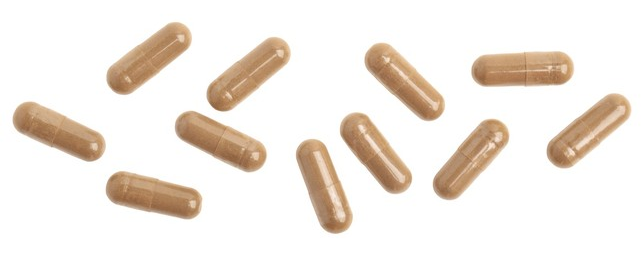
#> input picture assets/remedio.png, 643 x 255 px
$ python counter.py
#> lines starting #> are read from the running program, lines starting #| are printed output that depends on the picture; after the words box and inside, x2 and y2 are one past the last pixel; in counts of white or black regions, pixels touching at a corner belong together
import cv2
import numpy as np


def contador_medicamentos_final(caminho_imagem):
#> called with caminho_imagem = 'assets/remedio.png'
    img = cv2.imread(caminho_imagem)
#> img is the input picture: shape (255, 643, 3); mean B, G, R 226, 233.5, 241.2
    if img is None:
        print("Erro ao carregar imagem.")
        return

    img = cv2.resize(img, (800, 600))
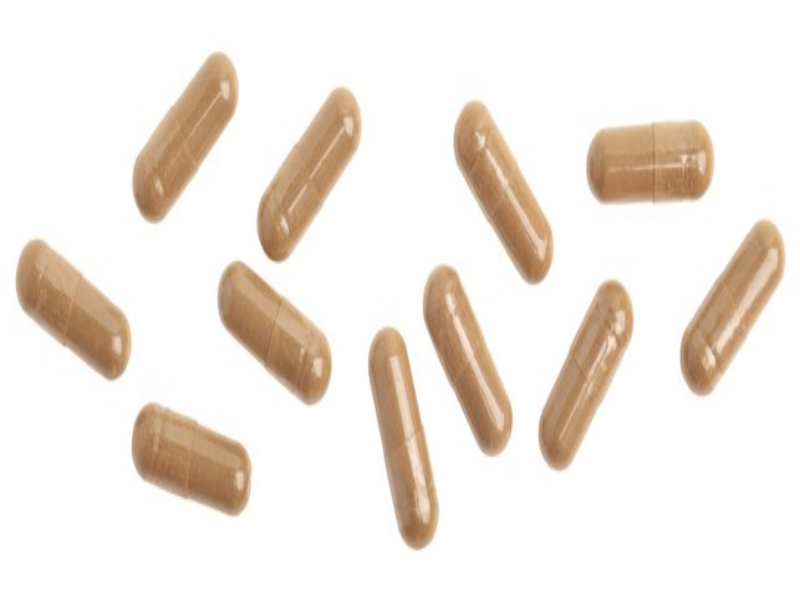
#> img: shape (600, 800, 3); mean B, G, R 225.9, 233.4, 241.2

    gray = cv2.cvtColor(img, cv2.COLOR_BGR2GRAY)
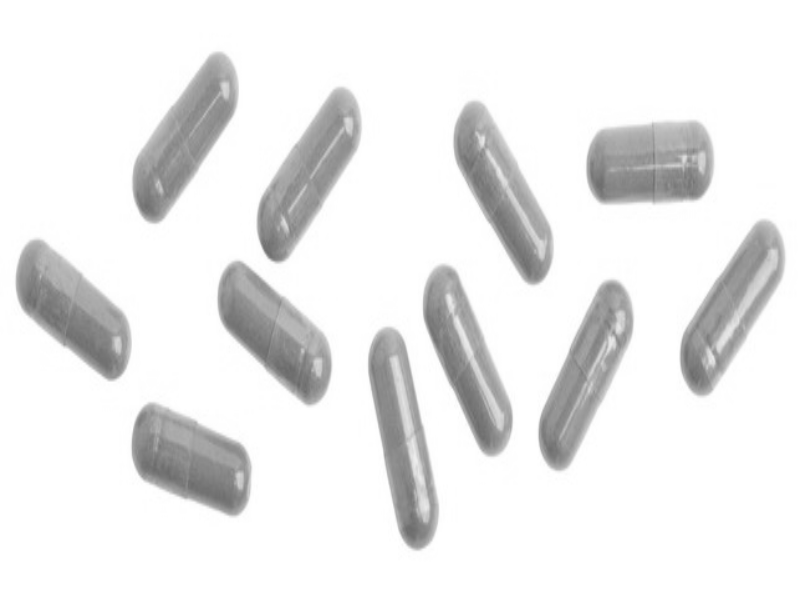
#> gray: shape (600, 800); min 105, max 255, mean 234.9
    clahe = cv2.createCLAHE(clipLimit=2.0, tileGridSize=(8, 8))
    gray_clahe = clahe.apply(gray)
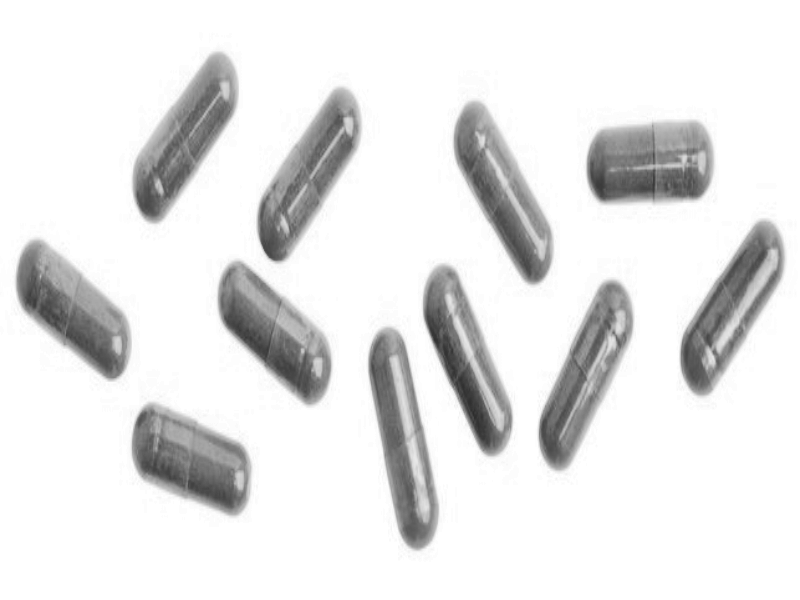
#> gray_clahe: shape (600, 800); min 44, max 255, mean 230.3

    blurred = cv2.GaussianBlur(gray_clahe, (7, 7), 0)

    _, thresh = cv2.threshold(blurred, 0, 255, cv2.THRESH_BINARY_INV + cv2.THRESH_OTSU)
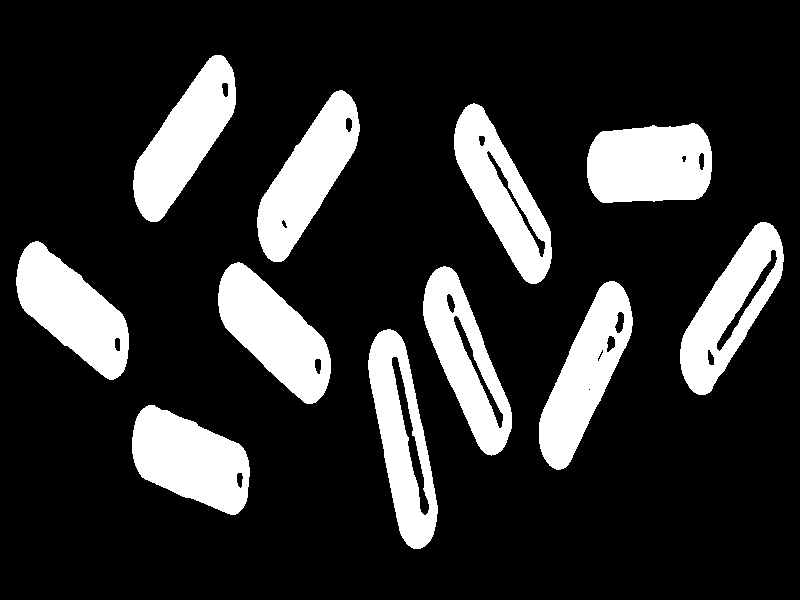
#> thresh: shape (600, 800); 18.5% white; 11 white regions, largest, box (x1, y1, x2, y2) and area: (587, 123, 712, 203) 8567, (132, 405, 250, 515) 8365, (218, 262, 331, 404) 8344

    kernel = np.ones((3, 3), np.uint8)
    thresh = cv2.morphologyEx(thresh, cv2.MORPH_OPEN, kernel, iterations=2)
#> thresh: shape (600, 800); 18.5% white; 11 white regions, largest, box (x1, y1, x2, y2) and area: (587, 124, 712, 203) 8556, (132, 405, 250, 515) 8365, (218, 263, 331, 404) 8341

    kernel_erosao = np.ones((5, 5), np.uint8)
    thresh = cv2.erode(thresh, kernel_erosao, iterations=2)
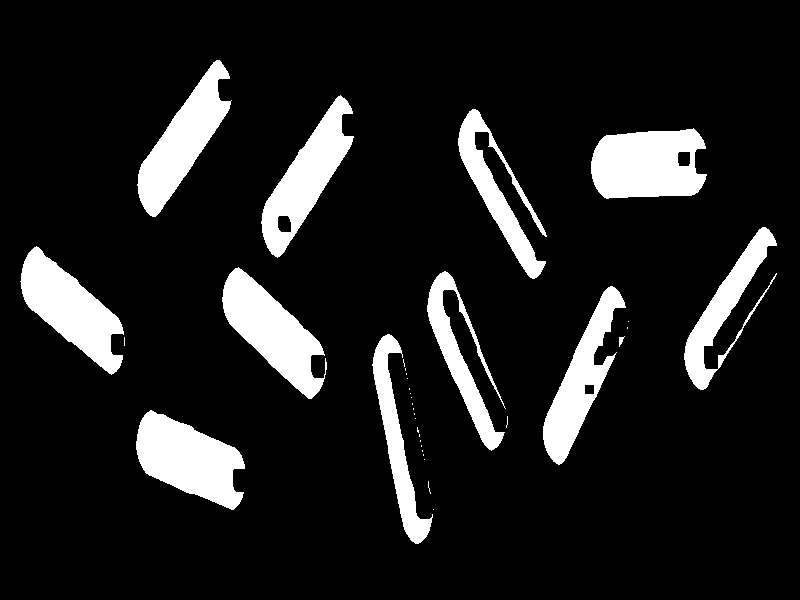
#> thresh: shape (600, 800); 12% white; 36 white regions (24 under 20 px)

    cnts, _ = cv2.findContours(thresh, cv2.RETR_EXTERNAL, cv2.CHAIN_APPROX_SIMPLE)
#> cnts = 36 contours, 24 with area under 20; largest, box (x1, y1, x2, y2) and area: (591, 128, 707, 199) 6605, (136, 410, 245, 510) 6258, (222, 267, 327, 399) 5970, (20, 246, 124, 375) 5907, (261, 95, 354, 258) 5722

    output = img.copy()

    contador = 0
    for c in cnts:
        area = cv2.contourArea(c)

        if area > 200:
            contador += 1

            rect = cv2.minAreaRect(c)
            center, size, angle = rect

            expanded_size = (size[0] + 12, size[1] + 12)
            expanded_rect = (center, expanded_size, angle)

            box = cv2.boxPoints(expanded_rect)
            box = np.int32(box)

            cv2.drawContours(output, [box], 0, (255, 200, 50), 2, cv2.LINE_AA)

            cX, cY = int(center[0]), int(center[1])
            cv2.circle(output, (cX, cY), 3, (255, 255, 255), -1, cv2.LINE_AA)
            cv2.circle(output, (cX, cY), 4, (255, 200, 50), 1, cv2.LINE_AA)

            texto = f"{contador}"
            font = cv2.FONT_HERSHEY_DUPLEX
            escala = 0.6
            espessura = 1

            (tw, th), _ = cv2.getTextSize(texto, font, escala, espessura)
            tx = cX - (tw // 2)
            ty = cY - int(max(expanded_size) // 2) - 15

            pad = 5
            cv2.rectangle(output, (tx - pad, ty - th - pad), (tx + tw + pad, ty + pad), (30, 30, 30), -1)

            cv2.putText(output, texto, (tx, ty), font, escala, (255, 255, 255), espessura, cv2.LINE_AA)
#> this loop made 36 passes
#> (area, size, angle, expanded_rect, box, cX, cY, texto) on passes 13, 25, 28, 29, 30: (6257.5, (62.13, 124), -65.32, ((190.8, 460), (74.13, 136), -65.32), [[237, 522], [113, 465], [144, 397], [268, 454]], 190, 460, '1'), (3420, (32.13, 211.1), -10.62, ((401.5, 438.7), (44.13, 223.1), -10.62), [[400, 552], [359, 333], [402, 324], [443, 544]], 401, 438, '2'), (5027, (184.2, 38.34), -65.22, ((584.7, 374.8), (196.2, 50.34), -65.22), [[566, 474], [520, 453], [602, 275], [648, 296]], 584, 374, '3'), (3412.5, (38.14, 183.6), -21.88, ((465.7, 361.2), (50.14, 195.6), -21.88), [[478, 461], [405, 279], [452, 261], [525, 442]], 465, 361, '4'), (5969.5, (50.2, 145.7), -45, ((273.8, 332.2), (62.2, 157.7), -45), [[307, 409], [196, 298], [240, 254], [351, 366]], 273, 332, '5')
#> area on pass 24: 20
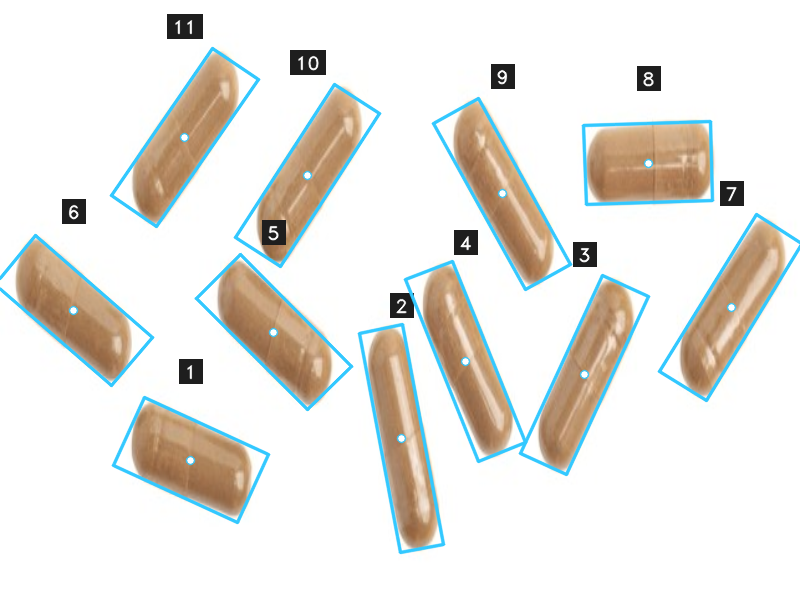
#> output: shape (600, 800, 3); 6.55% of pixels changed, all inside (x1, y1, x2, y2) = (0, 14, 800, 555)
#> after the loop, contador = 11

    altura_banner = 80
    output_com_banner = cv2.copyMakeBorder(output, altura_banner, 0, 0, 0, cv2.BORDER_CONSTANT, value=[15, 15, 15])

    cv2.line(output_com_banner, (0, altura_banner), (800, altura_banner), (255, 200, 50), 2, cv2.LINE_AA)

    cv2.putText(output_com_banner, "SCANNER OTICO DE MEDICAMENTOS", (20, 35),
                cv2.FONT_HERSHEY_DUPLEX, 0.6, (180, 180, 180), 1, cv2.LINE_AA)

    cv2.putText(output_com_banner, f"Total Detectado: {contador}", (20, 65),
                cv2.FONT_HERSHEY_DUPLEX, 0.9, (0, 255, 0), 2, cv2.LINE_AA)
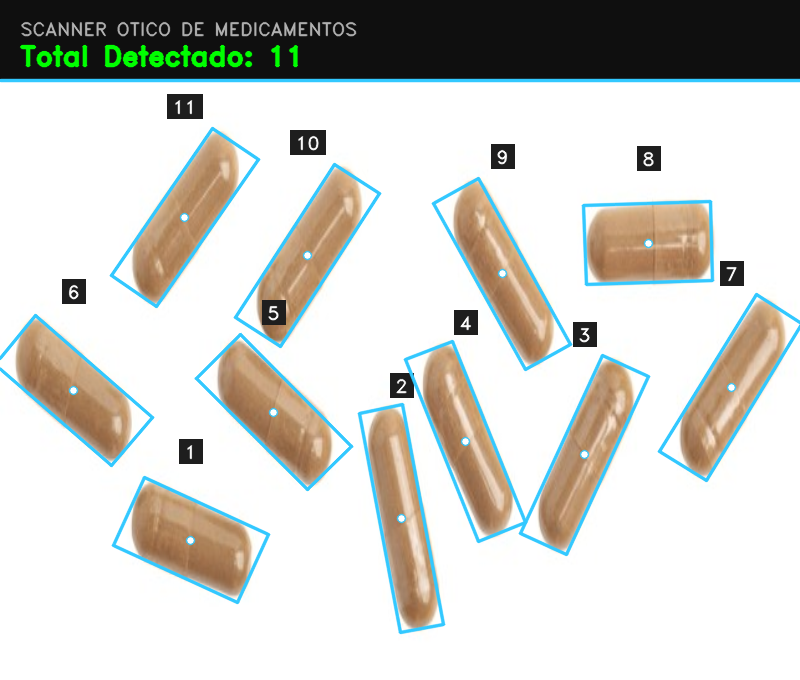
#> output_com_banner: shape (680, 800, 3); mean B, G, R 200.9, 206.2, 205.9

    cv2.imshow("Mascara (Com CLAHE)", thresh)
    cv2.imshow("Scanner de Medicamentos", output_com_banner)
    print(f"Sucesso! {contador} objetos detectados.")
#| Sucesso! 11 objetos detectados.
    cv2.waitKey(0)
    cv2.destroyAllWindows()

contador_medicamentos_final('assets/remedio.png')

$ run again, with assets/ex1.PNG copied over assets/remedio.png
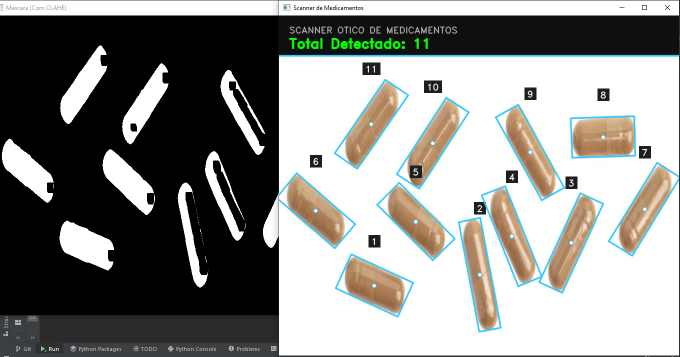
#> input picture assets/ex1.PNG, 1359 x 713 px (shown at 1/2 size)
#> in contador_medicamentos_final, img is the input picture: shape (713, 1359, 3); mean B, G, R 137.7, 140.6, 140.4
#> img: shape (600, 800, 3)
#> cnts = 35 contours, 13 with area under 20; largest, box (x1, y1, x2, y2) and area: (0, 30, 800, 600) 205374, (413, 466, 466, 516) 809, (463, 343, 513, 422) 762, (345, 325, 395, 402) 745, (679, 228, 738, 256) 614
#> the loop in contador_medicamentos_final, `for c in cnts:` made 35 passes
#> (area, size, angle, expanded_rect, box, cX, cY, texto) on passes 6, 13, 15: (809, (19.89, 67.91), -59.04, ((439.1, 490.1), (31.89, 79.91), -59.04), [[465, 524], [396, 483], [413, 455], [481, 496]], 439, 490, '1'), (258, (5.46, 121.3), -16.14, ((598.2, 406), (17.46, 133.3), -16.14), [[608, 472], [571, 344], [588, 339], [625, 467]], 598, 406, '2'), (761.5, (13.6, 90), -36.87, ((487, 382), (25.6, 102), -36.87), [[507, 430], [446, 348], [466, 333], [527, 415]], 487, 382, '3')
#> after the loop in contador_medicamentos_final, `for c in cnts:`:
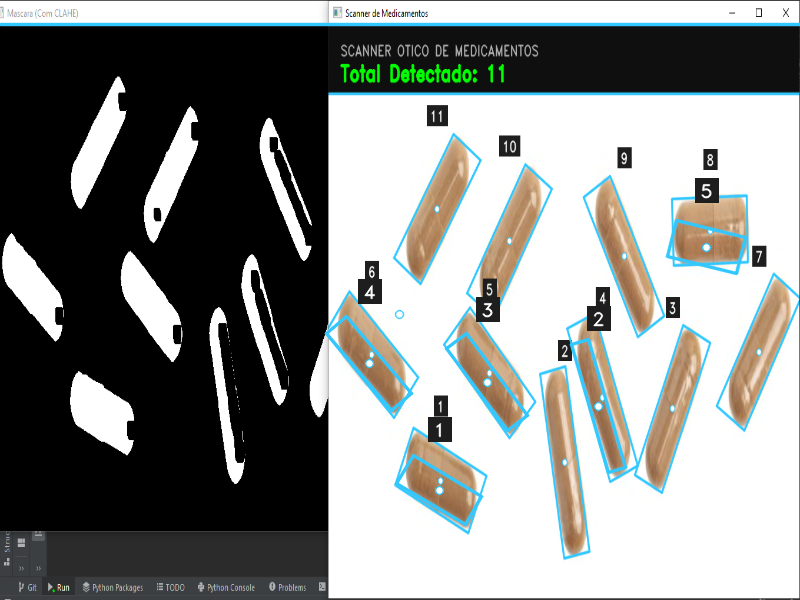
#> output: shape (600, 800, 3); mean B, G, R 137.4, 139.4, 137.1
#> after the loop in contador_medicamentos_final, `for c in cnts:`: contador = 6
#> in contador_medicamentos_final, `cv2.putText(output_com_banner, f"Total Detectado: {contador}", (20, 65..`:
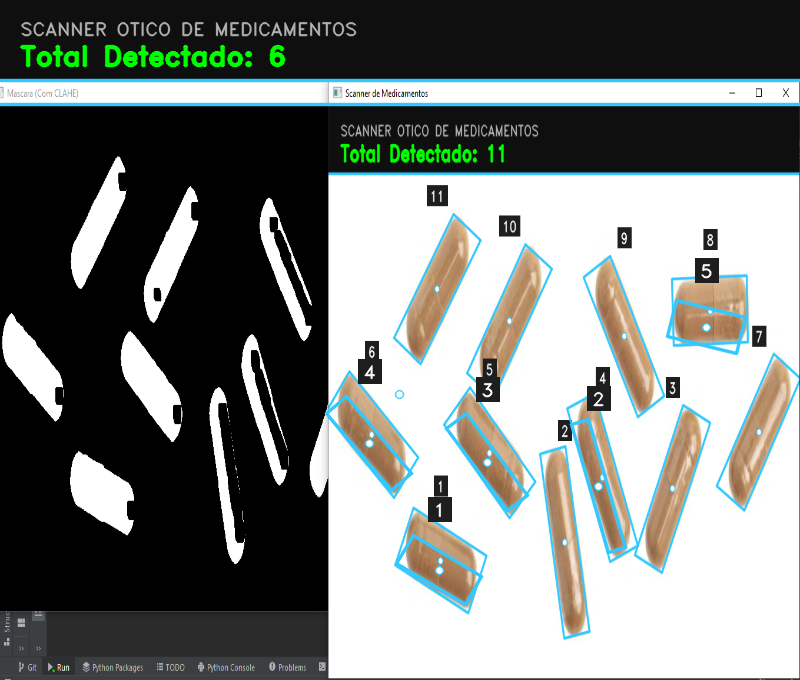
#> output_com_banner: shape (680, 800, 3); mean B, G, R 124.1, 126.8, 122.8
#| Sucesso! 6 objetos detectados.

$ run again, with assets/ex2.PNG copied over assets/remedio.png
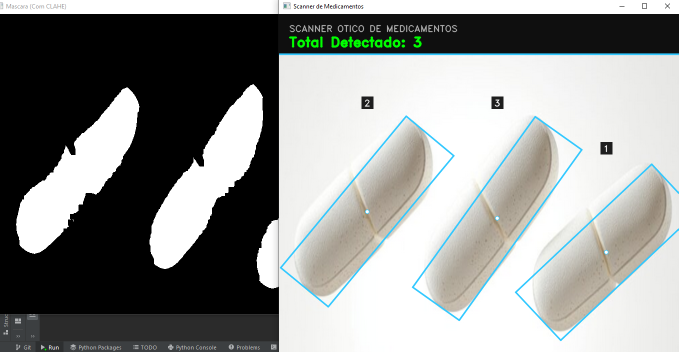
#> input picture assets/ex2.PNG, 1357 x 704 px (shown at 1/2 size)
#> in contador_medicamentos_final, img is the input picture: shape (704, 1357, 3); mean B, G, R 143.6, 145.6, 143.8
#> img: shape (600, 800, 3)
#> cnts = 8 contours, 1 with area under 20; largest, box (x1, y1, x2, y2) and area: (0, 28, 800, 600) 209041, (529, 233, 646, 490) 6800, (369, 239, 498, 475) 5740, (654, 311, 783, 525) 5333, (712, 246, 718, 259) 58, (430, 169, 436, 176) 30, (584, 176, 590, 182) 22
#> the loop in contador_medicamentos_final, `for c in cnts:` made 8 passes
#> (area, size, angle, expanded_rect, box, cX, cY, texto) on passes 2, 4, 5: (5333, (245.3, 40.42), -57.96, ((727.9, 425), (257.3, 52.42), -57.96), [[681, 547], [637, 520], [773, 302], [818, 329]], 727, 424, '1'), (5740.5, (264.3, 39.43), -59.28, ((440.2, 362), (276.3, 51.43), -59.28), [[391, 493], [347, 467], [488, 230], [532, 256]], 440, 361, '2'), (6800.5, (279.5, 36.67), -63.43, ((593.9, 365.2), (291.5, 48.67), -63.43), [[550, 506], [506, 484], [637, 223], [680, 245]], 593, 365, '3')
#> after the loop in contador_medicamentos_final, `for c in cnts:`:
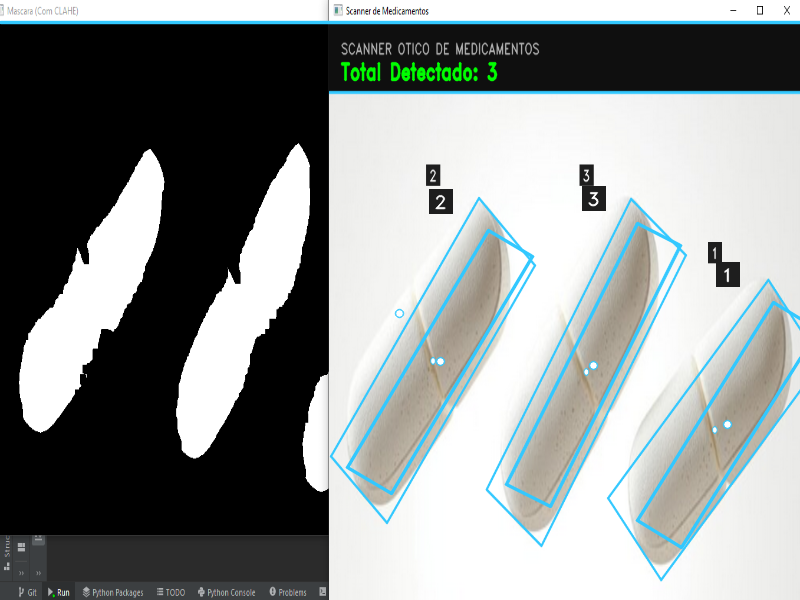
#> output: shape (600, 800, 3); mean B, G, R 144, 144.8, 140
#> after the loop in contador_medicamentos_final, `for c in cnts:`: contador = 4
#> in contador_medicamentos_final, `cv2.putText(output_com_banner, f"Total Detectado: {contador}", (20, 65..`:
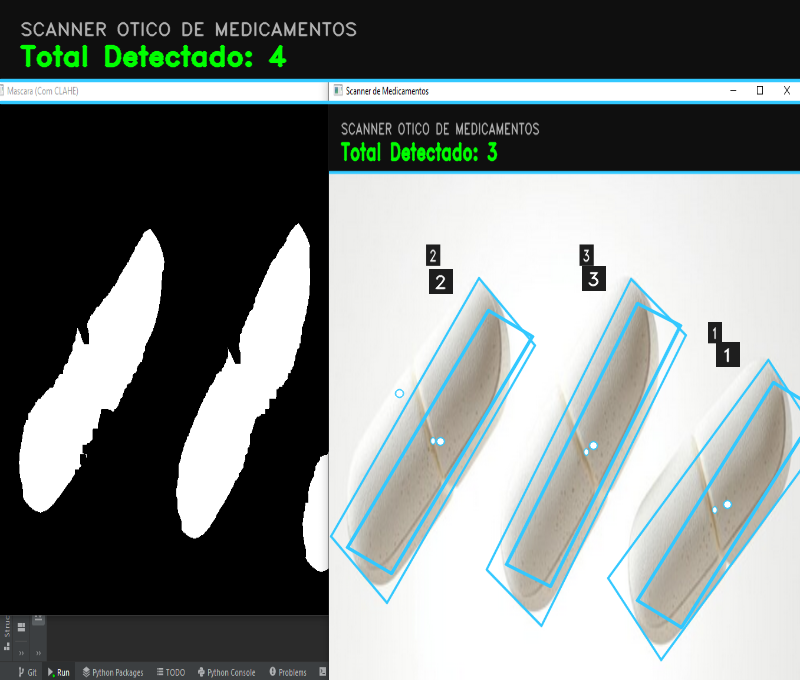
#> output_com_banner: shape (680, 800, 3); mean B, G, R 129.6, 131.2, 125.1
#| Sucesso! 4 objetos detectados.
